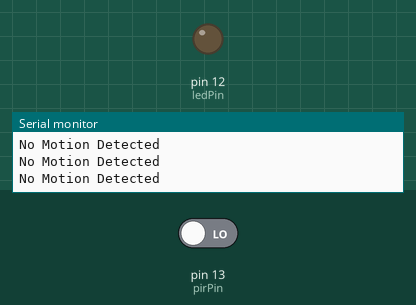
A sketch run on a simulated Arduino Uno, built with avr-gcc and run on an emulated ATmega328P. Parts: output pins drawn as LEDs (lit = HIGH), the last lines printed to the serial monitor. The test bench sets the inputs (shaded band); at power-on: pin 13 (pirPin) LOW.

Above: at 2.8 s.
2.9 s: pin 13 (pirPin) driven HIGH
At 4.1 s:
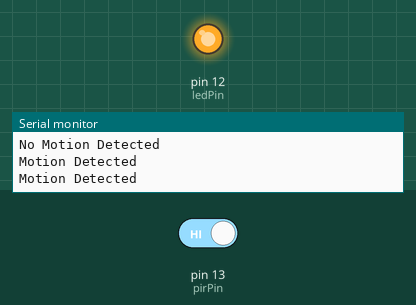
4.5 s: pin 13 (pirPin) driven LOW
At 5.7 s:
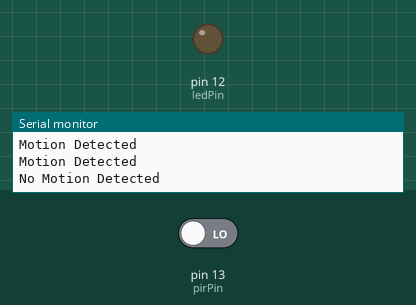
Timing chart, 0 to 7.5 s (numbered marks = the images above; inputs shaded):
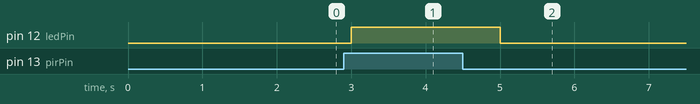

The sketch:

PIR_Sensor.ino
```cpp
int pirPin = 13;                 // PIR Out pin
int ledPin = 12;                 // LED
int pirStat = 0;                 // PIR status

void setup() {
  pinMode(ledPin, OUTPUT);
  pinMode(pirPin, INPUT);

  Serial.begin(9600);
}

void loop(){

  pirStat = digitalRead(pirPin);

  if (pirStat == HIGH) {            // if motion detected
    digitalWrite(ledPin, HIGH);  // turn LED ON
    Serial.println("Motion Detected");
    delay(1000);

  }
  else {
    digitalWrite(ledPin, LOW); // turn LED OFF if we have no motion
    Serial.println("No Motion Detected");
    delay(1000);
  }
}
```

Measured:
- after the input at 2.9 s, pin 12 (ledPin): LOW → HIGH after 0.10 s
- after the input at 4.5 s, pin 12 (ledPin): HIGH → LOW after 0.50 s
